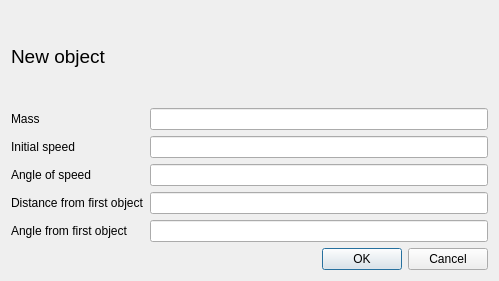
<?xml version="1.0" encoding="UTF-8"?>
<ui version="4.0">
 <class>Dialog</class>
 <widget class="QDialog" name="Dialog">
  <property name="geometry">
   <rect>
    <x>0</x>
    <y>0</y>
    <width>499</width>
    <height>281</height>
   </rect>
  </property>
  <property name="windowTitle">
   <string> </string>
  </property>
  <layout class="QVBoxLayout" name="verticalLayout">
   <item>
    <widget class="QLabel" name="label_3">
     <property name="font">
      <font>
       <pointsize>14</pointsize>
       <weight>50</weight>
       <bold>false</bold>
      </font>
     </property>
     <property name="text">
      <string>New object</string>
     </property>
    </widget>
   </item>
   <item>
    <layout class="QGridLayout" name="gridLayout">
     <item row="0" column="0">
      <widget class="QLabel" name="label">
       <property name="text">
        <string>Mass</string>
       </property>
      </widget>
     </item>
     <item row="0" column="1">
      <widget class="QLineEdit" name="lineEdit"/>
     </item>
     <item row="1" column="0">
      <widget class="QLabel" name="label_2">
       <property name="text">
        <string>Initial speed</string>
       </property>
      </widget>
     </item>
     <item row="1" column="1">
      <widget class="QLineEdit" name="lineEdit_2"/>
     </item>
     <item row="3" column="0">
      <widget class="QLabel" name="label_4">
       <property name="text">
        <string>Distance from first object</string>
       </property>
      </widget>
     </item>
     <item row="4" column="0">
      <widget class="QLabel" name="label_5">
       <property name="text">
        <string>Angle from first object</string>
       </property>
      </widget>
     </item>
     <item row="3" column="1">
      <widget class="QLineEdit" name="lineEdit_3"/>
     </item>
     <item row="4" column="1">
      <widget class="QLineEdit" name="lineEdit_4"/>
     </item>
     <item row="2" column="0">
      <widget class="QLabel" name="label_6">
       <property name="text">
        <string>Angle of speed</string>
       </property>
      </widget>
     </item>
     <item row="2" column="1">
      <widget class="QLineEdit" name="lineEdit_5"/>
     </item>
    </layout>
   </item>
   <item>
    <widget class="QDialogButtonBox" name="buttonBox">
     <property name="orientation">
      <enum>Qt::Horizontal</enum>
     </property>
     <property name="standardButtons">
      <set>QDialogButtonBox::Cancel|QDialogButtonBox::Ok</set>
     </property>
    </widget>
   </item>
  </layout>
 </widget>
 <resources/>
 <connections>
  <connection>
   <sender>buttonBox</sender>
   <signal>accepted()</signal>
   <receiver>Dialog</receiver>
   <slot>accept()</slot>
   <hints>
    <hint type="sourcelabel">
     <x>248</x>
     <y>254</y>
    </hint>
    <hint type="destinationlabel">
     <x>157</x>
     <y>274</y>
    </hint>
   </hints>
  </connection>
  <connection>
   <sender>buttonBox</sender>
   <signal>rejected()</signal>
   <receiver>Dialog</receiver>
   <slot>reject()</slot>
   <hints>
    <hint type="sourcelabel">
     <x>316</x>
     <y>260</y>
    </hint>
    <hint type="destinationlabel">
     <x>286</x>
     <y>274</y>
    </hint>
   </hints>
  </connection>
 </connections>
</ui>
